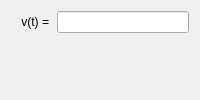
      <widget class="QWidget" name="tabVelocity">
       <property name="enabled">
        <bool>true</bool>
       </property>
       <property name="statusTip">
        <string>Define scrolling velocity</string>
       </property>
       <attribute name="title">
        <string>Velocity</string>
       </attribute>
       <layout class="QVBoxLayout" name="verticalLayout_4">
        <item>
         <layout class="QGridLayout" name="gridLayout_7">
          <item row="1" column="0">
           <widget class="QLabel" name="label_VelocityA">
            <property name="minimumSize">
             <size>
              <width>40</width>
              <height>0</height>
             </size>
            </property>
            <property name="text">
             <string>v(t) =</string>
            </property>
            <property name="alignment">
             <set>Qt::AlignRight|Qt::AlignTrailing|Qt::AlignVCenter</set>
            </property>
            <property name="indent">
             <number>2</number>
            </property>
           </widget>
          </item>
          <item row="1" column="1">
           <widget class="QLineEdit" name="lineEdit_FunctionVelocity"/>
          </item>
         </layout>
        </item>
        <item>
         <widget class="PlotWidget" name="plotVelocity" native="true">
          <property name="sizePolicy">
           <sizepolicy hsizetype="Expanding" vsizetype="Expanding">
            <horstretch>0</horstretch>
            <verstretch>0</verstretch>
           </sizepolicy>
          </property>
          <property name="autoFillBackground">
           <bool>true</bool>
          </property>
         </widget>
        </item>
       </layout>
      </widget>
